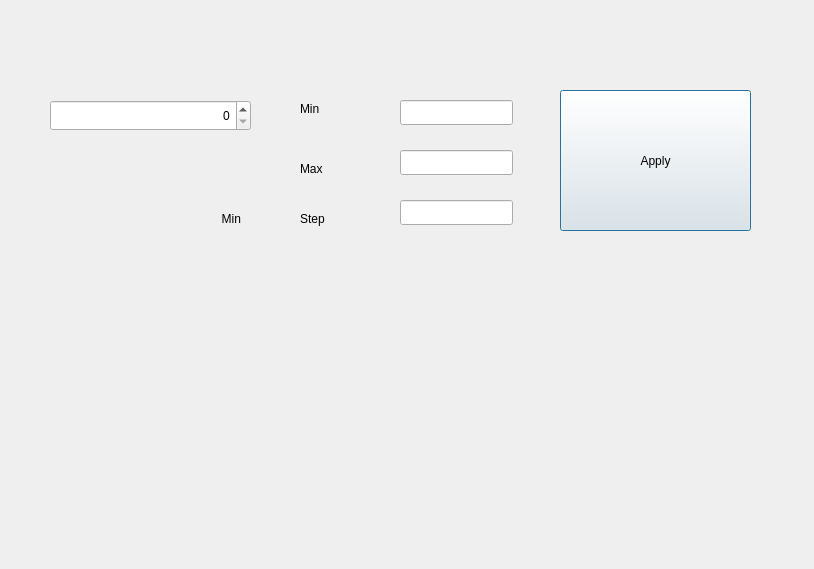
<?xml version="1.0" encoding="UTF-8"?>
<ui version="4.0">
 <class>Dialog</class>
 <widget class="QDialog" name="Dialog">
  <property name="geometry">
   <rect>
    <x>0</x>
    <y>0</y>
    <width>814</width>
    <height>569</height>
   </rect>
  </property>
  <property name="windowTitle">
   <string>Dialog</string>
  </property>
  <widget class="QPushButton" name="pushButton">
   <property name="geometry">
    <rect>
     <x>560</x>
     <y>90</y>
     <width>191</width>
     <height>141</height>
    </rect>
   </property>
   <property name="text">
    <string>Apply</string>
   </property>
  </widget>
  <widget class="QLabel" name="label">
   <property name="geometry">
    <rect>
     <x>300</x>
     <y>100</y>
     <width>67</width>
     <height>17</height>
    </rect>
   </property>
   <property name="text">
    <string>Min</string>
   </property>
  </widget>
  <widget class="QLineEdit" name="lineEdit">
   <property name="geometry">
    <rect>
     <x>400</x>
     <y>100</y>
     <width>113</width>
     <height>25</height>
    </rect>
   </property>
   <property name="inputMethodHints">
    <set>Qt::ImhDigitsOnly</set>
   </property>
   <property name="alignment">
    <set>Qt::AlignRight|Qt::AlignTrailing|Qt::AlignVCenter</set>
   </property>
  </widget>
  <widget class="QLineEdit" name="lineEdit_2">
   <property name="geometry">
    <rect>
     <x>400</x>
     <y>150</y>
     <width>113</width>
     <height>25</height>
    </rect>
   </property>
   <property name="inputMethodHints">
    <set>Qt::ImhDigitsOnly</set>
   </property>
   <property name="alignment">
    <set>Qt::AlignRight|Qt::AlignTrailing|Qt::AlignVCenter</set>
   </property>
  </widget>
  <widget class="QLabel" name="label_2">
   <property name="geometry">
    <rect>
     <x>300</x>
     <y>160</y>
     <width>67</width>
     <height>17</height>
    </rect>
   </property>
   <property name="text">
    <string>Max</string>
   </property>
  </widget>
  <widget class="QLineEdit" name="lineEdit_3">
   <property name="geometry">
    <rect>
     <x>400</x>
     <y>200</y>
     <width>113</width>
     <height>25</height>
    </rect>
   </property>
   <property name="inputMethodHints">
    <set>Qt::ImhDigitsOnly</set>
   </property>
   <property name="alignment">
    <set>Qt::AlignRight|Qt::AlignTrailing|Qt::AlignVCenter</set>
   </property>
  </widget>
  <widget class="QLabel" name="label_3">
   <property name="geometry">
    <rect>
     <x>300</x>
     <y>210</y>
     <width>67</width>
     <height>17</height>
    </rect>
   </property>
   <property name="text">
    <string>Step</string>
   </property>
  </widget>
  <widget class="QSpinBox" name="spinBox">
   <property name="geometry">
    <rect>
     <x>50</x>
     <y>100</y>
     <width>201</width>
     <height>31</height>
    </rect>
   </property>
   <property name="alignment">
    <set>Qt::AlignRight|Qt::AlignTrailing|Qt::AlignVCenter</set>
   </property>
  </widget>
  <widget class="QLabel" name="label_4">
   <property name="geometry">
    <rect>
     <x>50</x>
     <y>210</y>
     <width>191</width>
     <height>17</height>
    </rect>
   </property>
   <property name="text">
    <string>Min</string>
   </property>
   <property name="alignment">
    <set>Qt::AlignRight|Qt::AlignTrailing|Qt::AlignVCenter</set>
   </property>
  </widget>
 </widget>
 <resources/>
 <connections/>
</ui>
